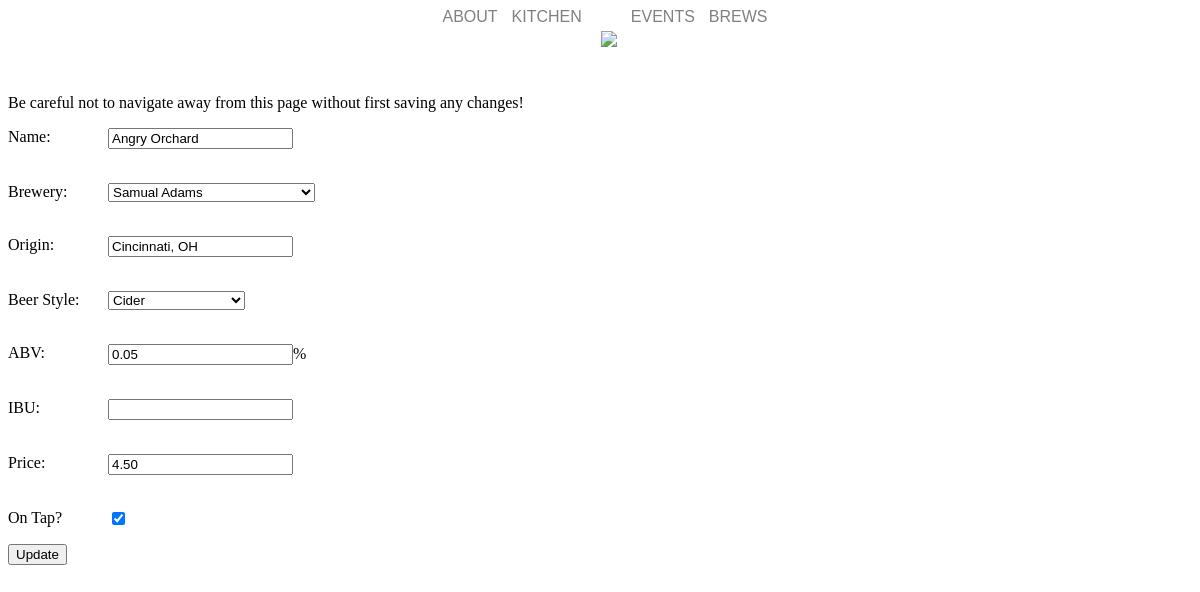
Screenshot of /admin/editBeer.php?rowId=1 with the database file from the repository.
### tables this page shows
CREATE TABLE `beer` (
`id` INT(11) UNSIGNED NOT NULL AUTO_INCREMENT PRIMARY KEY,
`name` VARCHAR (255) NOT NULL,
`brewery_id` INT(11) UNSIGNED NOT NULL,
`origin` VARCHAR(255) NOT NULL,
`beer_style_id` INT(11) UNSIGNED NOT NULL,
`ABV` DOUBLE (3,2) NOT NULL,
`IBU` INT(11),
`price` DOUBLE(5,2),
`on_tap` BOOLEAN,
CONSTRAINT FOREIGN KEY (`beer_style_id`) REFERENCES `beer_style` (`id`),
CONSTRAINT FOREIGN KEY (`brewery_id`) REFERENCES `brewery` (`id`)
);

CREATE TABLE `brewery`(
`id` INT(11) UNSIGNED NOT NULL AUTO_INCREMENT PRIMARY KEY,
`name` VARCHAR(255) NOT NULL
);

CREATE TABLE `beer_style`(
`id` INT(11) UNSIGNED NOT NULL AUTO_INCREMENT PRIMARY KEY,
`name` VARCHAR(255) NOT NULL
);

### admin/editBeer.php (the view, shortened to what this page needs)
<link rel='stylesheet' type='text/css' href='../stylesheet.css'/>
<div style="width: 100%;">
    <div class="navigation-bar">
        <ul>
            <li><a href="../about.html">ABOUT</a></li>
            <li><a href="../kitchen.html">KITCHEN<a/></li>
            <li><a href="../main.html"><img class="logo" src="../pictures/logo.png-8"></a></li>
            <li><a href="../events/events.php">EVENTS</a></li>
            <li><a href="../brews/brews.php">BREWS</a></li>
        </ul>
    </div>
    Be careful not to navigate away from this page without first saving any changes!
<?php
include "../config.php";
$beerId = $_GET['rowId'];
$beerName = "";
$beerOrigin = "";
$beerABV = "";
$beerIPU = "";
$beerPrice = "";
$beerOnTap = 0;
$newBeer = FALSE;
if ($beerId != null) {
    $result = mysqli_query($db, "SELECT id, name, brewery_id, origin, beer_style_id, ABV, IBU, price, on_tap FROM beer WHERE id = '$beerId'");
    $beerRow = mysqli_fetch_array($result, MYSQLI_ASSOC);
    $beerName = $beerRow['name'];
    $beerOrigin = $beerRow['origin'];
    $beerABV = $beerRow['ABV'];
    $beerIPU = $beerRow['IPU'];
    $beerPrice = $beerRow['price'];
    $beerOnTap = $beerRow['on_tap'];
} else {
    $newBeer = TRUE;
}
$result = mysqli_query($db, "SELECT id, name FROM brewery");
$breweriesHTML = "<select name='brewery_id'>";
while ($row = $result->fetch_assoc()) {
    $id = $row['id'];
    $name = $row['name'];
    $breweriesHTML = $breweriesHTML . "<option value='" . $id . "'";
    if (!$newBeer && $id == $beerRow['brewery_id']) {
        $breweriesHTML = $breweriesHTML . " selected ";
    }
    $breweriesHTML = $breweriesHTML . ">" . $name . "</option>";
}
$breweriesHTML = $breweriesHTML . "</select>";
$result = mysqli_query($db, "SELECT id, name FROM beer_style");
$beerStylesHTML = "<select name='beer_style_id'>";
while ($row = $result->fetch_assoc()) {
    $id = $row['id'];
    $name = $row['name'];
    $beerStylesHTML = $beerStylesHTML . "<option value='" . $id . "'";
    if (!$newBeer && $id == $beerRow['beer_style_id']) {
        $beerStylesHTML = $beerStylesHTML . " selected ";
    }
    $beerStylesHTML = $beerStylesHTML . ">" . $name . "</option>";
}
$beerStylesHTML = $beerStylesHTML . "</select>";
?>
    <form action="" method="post">
        <p><label>Name:</label><input type="text" name="name" class="box" value='<?php echo $beerName ?>'/><br/><br/>
        </p>
        <p><label>Brewery:</label> <?php echo $breweriesHTML; ?><br/><br/></p>
        <p><label>Origin:</label><input type="text" name="origin" class="box" value='<?php echo $beerOrigin ?>'/><br/><br/></p>
        <p><label>Beer Style:</label> <?php echo $beerStylesHTML; ?><br/><br/></p>
        <p><label>ABV:</label><input type="text" name="ABV" class="box" value='<?php echo $beerABV ?>'/>%<br/><br/></p>
        <p><label>IBU:</label><input type="text" name="IPU" class="box" value='<?php echo $beerIPU ?>'/><br/><br/></p>
        <p><label>Price:</label><input type="text" name="price" class="box" value='<?php echo $beerPrice ?>'/><br/><br/></p>
        <p><?php
        echo "<label>On Tap?</label><input name='onTap' type='checkbox'";
        if (!$newBeer && $beerOnTap == 1) {
            echo " value ='1' checked>";
        } else {
            echo " value ='0'>";
        }?></p>
        <?php
        if ($newBeer) {
            echo "<input type='submit' value='Create'/>";
        } else {
            echo "<input type='submit' value='Update'/>";
        }
        ?><br/></p>
    </form>

### stylesheet.css (style rules this page uses)
form p label { display:block; float:left; width:100px; }
.logo { float: center; max-width: 80px; max-height: 80px; margin-bottom: -25px; margin-left: -15px; }
.navigation-bar { position: relative; height: 10%; width: 100%; margin-bottom: 1ex; }
.navigation-bar ul { padding: 0px; margin: 0px; text-align: center; }
.navigation-bar li { list-style-type: none; padding: 0px; height: 24px; margin-top: 4px; margin-bottom: 4px; text-align: center; display: inline; }
.navigation-bar li a { color: gray; font-size: 16px; font-family: 'Ubuntu', Helvetica, Arial, sans-serif; text-decoration: none; padding: 0px 0px 0px 10px; }

### rows the page displays
beer: name "Angry Orchard", origin "Cincinnati, OH", ABV "0.05", price "4.50", on_tap "☑"
brewery: brewery_id "Samual Adams"
beer_style: beer_style_id "Cider"
